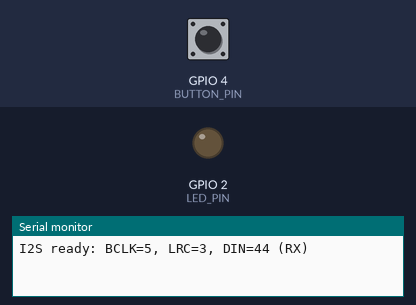
Recording of a sketch running on a simulated ESP32-S3. Parts: output pins drawn as LEDs (lit = HIGH), the last lines printed to the serial monitor. Inputs (shaded band) come from the test bench; at power-on: GPIO 4 (BUTTON_PIN) HIGH. I2S audio is not simulated (input reads silence).

Above: at 1.2 s.
1.3 s: GPIO 4 (BUTTON_PIN) pulled LOW for 0.15 s
At 2.0 s:
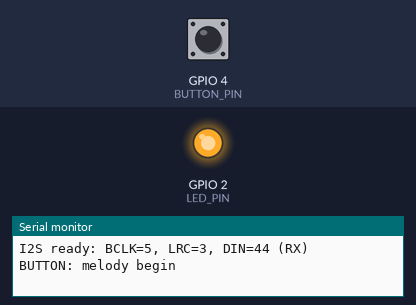
7.3 s: GPIO 4 (BUTTON_PIN) pulled LOW for 3.2 s
At 11.7 s:
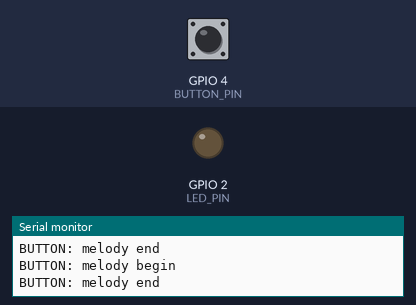
Timing chart, 0 to 13.0 s (numbered marks = the images above; inputs shaded):
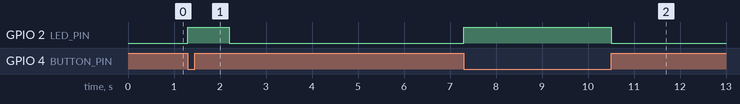

Measured:
- after the input at 1.3 s, GPIO 2 (LED_PIN): LOW → HIGH at once, → LOW 0.90 s later
- after the input at 7.3 s, GPIO 2 (LED_PIN): LOW → HIGH at once, → LOW 3.2 s later

The sketch:

soda-1-2.ino
```cpp
#include <driver/i2s.h>
#include <math.h>
#include <string.h>

// ========================
// 핀 설정
// ========================

// LED / 버튼
#define LED_PIN     2
#define BUTTON_PIN  4

// MAX98357A 앰프
#define I2S_BCLK    5
#define I2S_LRC     3
#define I2S_DOUT    44      // ESP32-S3 SuperMini RX 핀

#define I2S_PORT    I2S_NUM_0
#define SAMPLE_RATE 44100

// I2S 초기화 성공 시에만 재생합니다.
bool audioReady = false;


// ========================
// I2S 설정
// ========================

void setup() {

  Serial.begin(115200);

  pinMode(LED_PIN, OUTPUT);
  pinMode(BUTTON_PIN, INPUT_PULLUP);

  digitalWrite(LED_PIN, LOW);


  i2s_config_t i2s_config = {

    .mode = (i2s_mode_t)(
      I2S_MODE_MASTER |
      I2S_MODE_TX
    ),

    .sample_rate = SAMPLE_RATE,

    .bits_per_sample =
      I2S_BITS_PER_SAMPLE_16BIT,

    .channel_format =
      I2S_CHANNEL_FMT_RIGHT_LEFT,

    .communication_format =
      I2S_COMM_FORMAT_STAND_I2S,

    .intr_alloc_flags = 0,

    .dma_buf_count = 8,
    .dma_buf_len = 256,

    .use_apll = false,
    .tx_desc_auto_clear = true,
    .fixed_mclk = 0
  };


  i2s_pin_config_t pin_config = {

    .bck_io_num = I2S_BCLK,

    .ws_io_num = I2S_LRC,

    .data_out_num = I2S_DOUT,

    .data_in_num =
      I2S_PIN_NO_CHANGE
  };


  esp_err_t err = i2s_driver_install(I2S_PORT, &i2s_config, 0, NULL);
  if (err != ESP_OK) {
    Serial.printf("I2S driver error: %d\n", (int)err);
    return;
  }
  err = i2s_set_pin(I2S_PORT, &pin_config);
  if (err != ESP_OK) {
    Serial.printf("I2S pin error: %d\n", (int)err);
    return;
  }
  i2s_zero_dma_buffer(I2S_PORT);
  audioReady = true;
  Serial.println("I2S ready: BCLK=5, LRC=3, DIN=44 (RX)");

}


// ========================
// 메인
// ========================

void loop() {
  // USB 시리얼 진단: s=상태, t=440Hz 테스트음
  if (Serial.available()) {
    char command = Serial.read();
    if (command == 's') {
      Serial.printf("audioReady=%d, button=%d, BCLK=5 LRC=3 DIN=44\n", audioReady, digitalRead(BUTTON_PIN));
    } else if (command == 't') {
      Serial.println("TEST 440Hz begin");
      playTone(440.0, 700);
      Serial.println("TEST 440Hz end");
    }
  }


  if (digitalRead(BUTTON_PIN) == LOW) {

    digitalWrite(LED_PIN, HIGH);

    Serial.println("BUTTON: melody begin");
    // 도
    playTone(523.25, 180);

    delay(40);

    // 미
    playTone(659.25, 180);

    delay(40);

    // 솔
    playTone(783.99, 300);


    Serial.println("BUTTON: melody end");
    // 버튼을 놓을 때까지 기다림
    while (digitalRead(BUTTON_PIN) == LOW) {
      delay(10);
    }

    digitalWrite(LED_PIN, LOW);

    delay(50);
  }
}


// ========================
// 사인파 소리 출력
// ========================

void playTone(float frequency, int duration_ms) {

  if (!audioReady) {
    Serial.println("Audio unavailable: check I2S setup errors.");
    return;
  }
  const int BUFFER_FRAMES = 256;

  int16_t buffer[BUFFER_FRAMES * 2];

  float phase = 0;

  float phaseStep =
    2.0 * PI * frequency / SAMPLE_RATE;


  int totalSamples =
    SAMPLE_RATE * duration_ms / 1000;

  int generated = 0;


  while (generated < totalSamples) {

    int count =
      min(BUFFER_FRAMES,
          totalSamples - generated);


    for (int i = 0; i < count; i++) {

      // 시작과 끝 5ms에 음량을 서서히 바꿔 클릭음을 줄입니다.
      const int rampSamples = SAMPLE_RATE / 200;
      const int position = generated + i;
      const float fadeIn = fminf(1.0f, (float)position / rampSamples);
      const float fadeOut = fminf(1.0f, (float)(totalSamples - 1 - position) / rampSamples);
      int16_t sample = (int16_t)(sin(phase) * 3000 * fminf(fadeIn, fadeOut));

      phase += phaseStep;

      if (phase >= 2.0 * PI) {
        phase -= 2.0 * PI;
      }


      // 좌/우 동일 신호
      buffer[i * 2]     = sample;
      buffer[i * 2 + 1] = sample;
    }


    const uint8_t *data = (const uint8_t *)buffer;
    const size_t totalBytes = count * 2 * sizeof(int16_t);
    size_t offset = 0;
    while (offset < totalBytes) {
      size_t bytesWritten = 0;
      esp_err_t err = i2s_write(I2S_PORT, data + offset, totalBytes - offset,
                                &bytesWritten, portMAX_DELAY);
      if (err != ESP_OK || bytesWritten == 0) {
        Serial.printf("I2S write error: %d, bytes=%u\n", (int)err, (unsigned)bytesWritten);
        return;
      }
      offset += bytesWritten;
    }

    generated += count;
  }


  // DMA에 대기 중인 음을 지우지 않고 무음으로 이어줍니다.
  // 8개 DMA 버퍼보다 많은 무음을 보내 마지막 음이 출력되게 합니다.
  memset(buffer, 0, sizeof(buffer));
  for (int block = 0; block < 9; block++) {
    size_t offset = 0;
    while (offset < sizeof(buffer)) {
      size_t written = 0;
      esp_err_t err = i2s_write(I2S_PORT, ((const uint8_t *)buffer) + offset,
                                sizeof(buffer) - offset, &written, portMAX_DELAY);
      if (err != ESP_OK || written == 0) {
        Serial.printf("I2S silence error: %d\n", (int)err);
        return;
      }
      offset += written;
    }
  }
}
```
